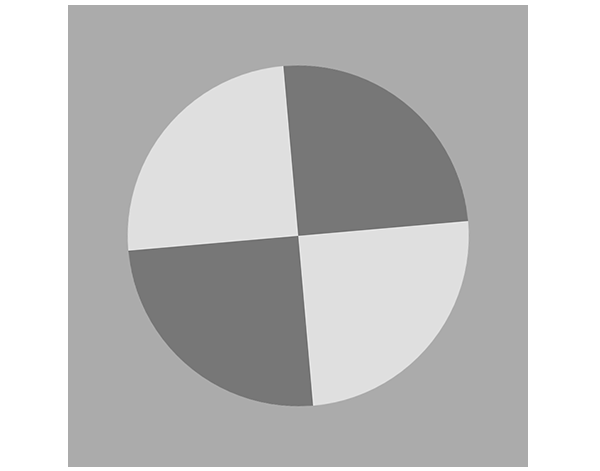
#> input picture SFRreg_pillared_tilted_trans.png, 600 x 471 px
$ python isolate_kernel.py
#> lines starting #> are read from the running program, lines starting #| are printed output that depends on the picture; after the words box and inside, x2 and y2 are one past the last pixel; in counts of white or black regions, pixels touching at a corner belong together
### sfr_detection_functions.py
import numpy as np
import cv2
import math
import matplotlib.pyplot as plt

def ring(im, n, edge='extend', asym=False):
    # Creates a ring of values around an image of thickness n
    x,y = im.shape
    b = np.zeros( (x+2*n,y+2*n) )
    if asym==True:
        b = np.zeros( (x+2*n + 1,y+2*n + 1) )
    b[n:(x+n),n:(y+n)] = im

    if edge =='extend':
        b[0:n,0:n] = im[0,0]
        b[(x+n):(x+2*n), (y+n):(y+2*n)] = im[x-1,y-1]
        b[(x+n):(x+2*n), 0:n] = im[x-1,0]
        b[0:n, (y+n):(y+2*n)] = im[0,y-1]

        b[0:n,n:(y+n)] = im[0,:]
        b[n:(x+n),0:n] = im[:,0:1]
        b[(x+n):(x+2*n),n:(y+n)] = im[(x-1),:]
        b[n:(x+n),(y+n):(y+2*n)] = im[:,(y-1):y]
    return b


def rescale(img):
    # Sets the scale of an image into integers from 0 to 255
    imin = img.min()
    img = img - imin
    imax = img.max()
    img = ((img/imax)*255).astype('uint8')
    return img

def apply_kernel(img, kernel):
    # Creates a mask by applying a kernal to an image img
    n = kernel.shape[0] - 1
    x,y = img.shape
    mask = np.ones( (x-n,y-n) )

    for i in range( 0, round(x-n)):
        for j in range( 0, round(y-n)):
            r1 = round(i+n+1)
            r2 = round(j+n+1)

            mask[i,j] = np.multiply( kernel, img[i:r1,j:r2] ).sum()

    mask = rescale(mask)

    return mask

def gauss_blur(img):
    img = ring(img, 2)
    k_gauss = 1/159*np.array([[2,4,5,4,2],[4,9,12,9,4],[5,12,15,12,5],[4,9,12,9,4],[2,4,5,4,2]])
    img_gauss = apply_kernel( img, k_gauss )
    return img_gauss

# [22 lines left out: function find_gradient, not called in this run]


def SFR_mask(img, reverse=False):
    # Apply SFR kernel to image
    img = ring(img, 4)
    k2 = np.array([1,1,1,1,0,-1,-1,-1,-1])

    k_SFR = 2*np.array([k2,k2,k2,k2,np.zeros((9,)),-k2,-k2,-k2,-k2])
    if reverse ==True:
        k_SFR = k_SFR[::-1]
    img_SFR = apply_kernel( img, k_SFR)
    return img_SFR

def SFR_locate(img_SFR, threshold):
    # Use SFR mask to find the most likely SFR locations

    co_x = list(np.where(img_SFR >= threshold)[0].tolist())
    co_y = list(np.where(img_SFR >= threshold)[1].tolist())
    loc_x = []
    loc_y = []

    for i in range( 0, len(co_x)):

        tgt = img_SFR[ co_x[i], co_y[i] ]
        if ( (co_x[i] < 15) | (co_x[i] > (img_SFR.shape[0]-15) )):
            pass
        elif ( (co_y[i] < 15) | (co_y[i] > (img_SFR.shape[1]-15))):
            pass
        elif tgt < img_SFR[ co_x[i] +1, co_y[i] ]:
            pass
        elif tgt < img_SFR[ co_x[i] -1, co_y[i] ]:
            pass
        elif tgt < img_SFR[ co_x[i], co_y[i]+1 ]:
            pass
        elif tgt < img_SFR[ co_x[i], co_y[i]-1 ]:
            pass
        elif tgt < img_SFR[ co_x[i]+1, co_y[i]+1 ]:
            pass
        elif tgt < img_SFR[ co_x[i]-1, co_y[i]-1 ]:
            pass
        elif tgt < img_SFR[ co_x[i]-1, co_y[i]+1 ]:
            pass
        elif tgt < img_SFR[ co_x[i]+1, co_y[i]-1 ]:
            pass
        else:
            loc_x.append( co_x[i] )
            loc_y.append( co_y[i] )
    loc_x = np.array( loc_x )
    loc_y = np.array( loc_y )

    return loc_x, loc_y


# [16 lines left out: function SFR_zoom, not called in this run]


def SFR_apply(img, loc_x, loc_y, Title='Image', sfr_mask='default'):
    if sfr_mask == 'default':
        sfr_mask = img
    plt.figure(Title)
    plt.imshow(img,'gray')
    plt.plot(loc_y,loc_x,'ro', markersize=7, markeredgewidth=1, markerfacecolor='None')
    for i in range(0, len(loc_x)):
        coord = 'x:' + str(loc_x[i]-10) + '\ny:' + str(loc_y[i]+10) + '\ni:' + str(sfr_mask[loc_x[i],loc_y[i]])
        plt.text( loc_y[i], loc_x[i], coord, color='blue')

def SFR_routine(img, threshold=200, plots =True):
    img_gauss = gauss_blur(img)
    img_SFR = SFR_mask(img_gauss)
    loc_x, loc_y = SFR_locate( img_SFR, threshold )
    SFR_apply(img, loc_x, loc_y, 'Source', img_SFR)
    SFR_apply(img_SFR, loc_x, loc_y, 'img_SFR')


### isolate_kernel.py
# -*- coding: utf-8 -*-
"""
Created on Fri Mar  9 15:28:27 2018

@author: Dustin
"""
import cv2
import sfr_detection_functions as sfr
import sys


sfr_reference = cv2.imread('SFRreg_pillared_tilted_trans.png',0)
#> sfr_reference is the input picture: shape (471, 600); min 95, max 255, mean 191.8
sfr.SFR_routine(sfr_reference)
#> in ring, `b[n:(x+n),n:(y+n)] = im`:
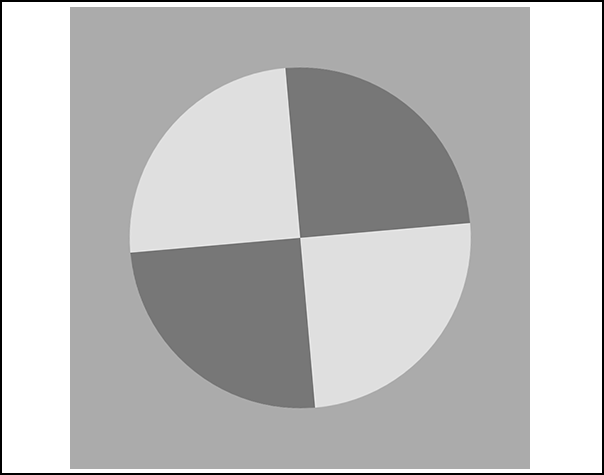
#> b: shape (475, 604) float64; min 0, max 255, mean 189
#> in ring, `b[0:n,0:n] = im[0,0]`: b: shape (475, 604) float64; under 0.01% of pixels changed, all inside (x1, y1, x2, y2) = (0, 0, 2, 2)
#> in ring, `b[(x+n):(x+2*n), (y+n):(y+2*n)] = im[x-1,y-1]`: b: shape (475, 604) float64; min 0, max 255, mean 189
#> in ring, `b[(x+n):(x+2*n), 0:n] = im[x-1,0]`: b: shape (475, 604) float64; min 0, max 255, mean 189
#> in ring, `b[0:n, (y+n):(y+2*n)] = im[0,y-1]`: b: shape (475, 604) float64; min 0, max 255, mean 189
#> in ring, `b[n:(x+n),(y+n):(y+2*n)] = im[:,(y-1):y]`:
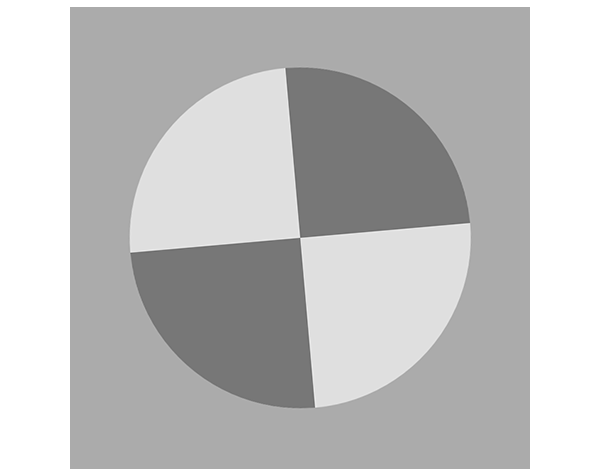
#> b: shape (475, 604) float64; min 95, max 255, mean 192.8
#> after the loop in apply_kernel, `for i in range( 0, round(x-n)):`:
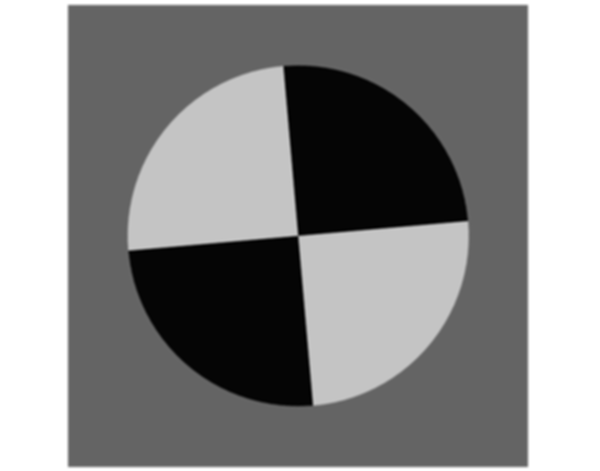
#> mask: shape (471, 600) float64; min 116, max 255, mean 191.8; drawn with min black and max white
#> in rescale, `imin = img.min()`: imin = 116
#> in rescale, `img = img - imin`:
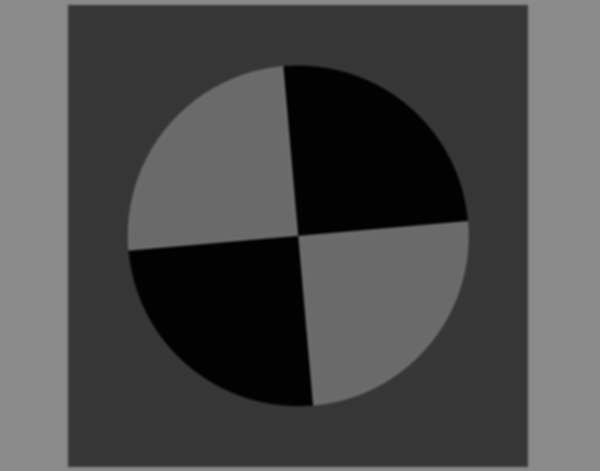
#> img: shape (471, 600) float64; min 0, max 139, mean 75.8
#> in rescale, `imax = img.max()`: imax = 139
#> call 2 of ring, with n = 4, edge = 'extend', asym = False
#> in ring (call 2), `b[n:(x+n),n:(y+n)] = im`:
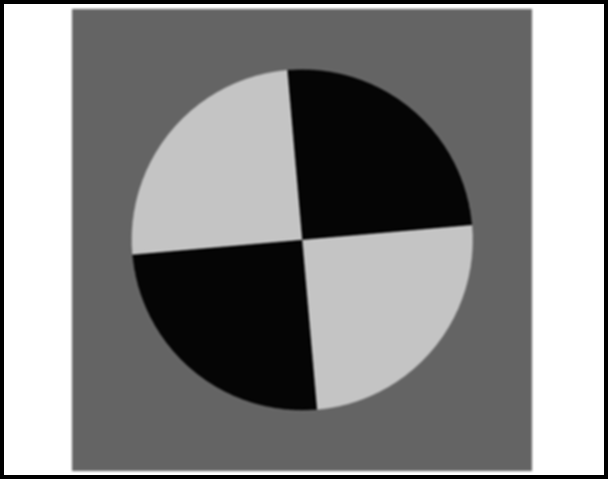
#> b: shape (479, 608) float64; min 0, max 255, mean 134.5
#> in ring (call 2), `b[0:n,0:n] = im[0,0]`: b: shape (479, 608) float64; 0.01% of pixels changed, all inside (x1, y1, x2, y2) = (0, 0, 4, 4)
#> in ring (call 2), `b[(x+n):(x+2*n), (y+n):(y+2*n)] = im[x-1,y-1]`: b: shape (479, 608) float64; min 0, max 255, mean 134.5
#> in ring (call 2), `b[(x+n):(x+2*n), 0:n] = im[x-1,0]`: b: shape (479, 608) float64; min 0, max 255, mean 134.6
#> in ring (call 2), `b[0:n, (y+n):(y+2*n)] = im[0,y-1]`: b: shape (479, 608) float64; min 0, max 255, mean 134.6
#> in ring (call 2), `b[n:(x+n),(y+n):(y+2*n)] = im[:,(y-1):y]`:
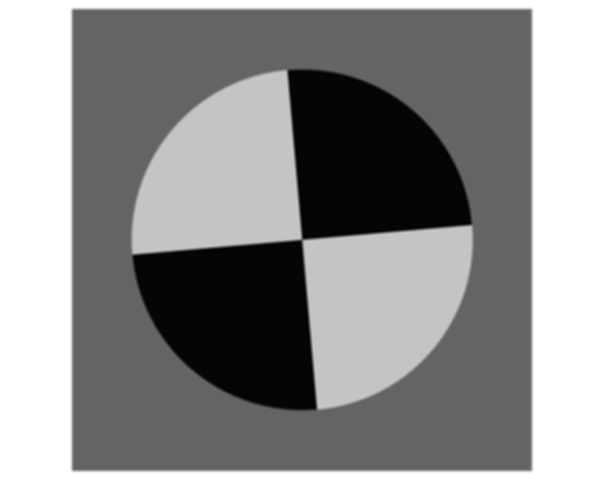
#> b: shape (479, 608) float64; min 0, max 255, mean 142.1
#> after the loop in apply_kernel (call 2), `for i in range( 0, round(x-n)):`:
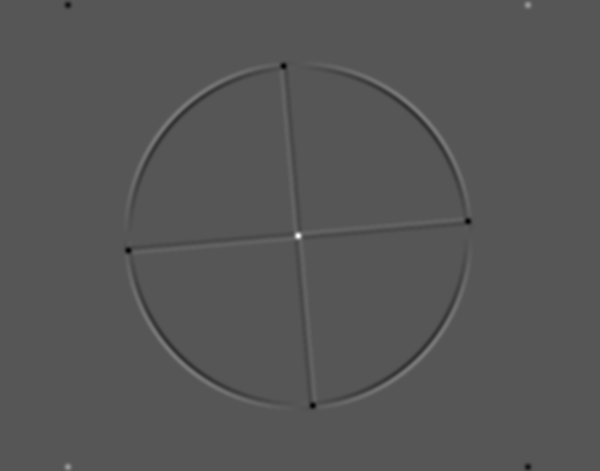
#> mask: shape (471, 600) float64; min -4842, max 9460, mean 0; drawn with min black and max white
#> in SFR_locate, `co_x = list(np.where(img_SFR >= threshold)[0].tolist())`: co_x = [234, 234, 234, 235, 235, 235, 235, 236, 236, 236, 236, 237, 237, 237]
#> in SFR_locate, `co_y = list(np.where(img_SFR >= threshold)[1].tolist())`: co_y = [297, 298, 299, 296, 297, 298, 299, 296, 297, 298, 299, 297, 298, 299]
#> the loop in SFR_locate, `for i in range( 0, len(co_x)): ` made 14 passes
#> tgt on passes 1 to 12: 225, 231, 212, 216, 248, 255, 233, 213, 244, 250, 229, 215
#> after the loop in SFR_locate, `for i in range( 0, len(co_x)):`: loc_x = [235]; loc_y = [298]
#> in SFR_routine, `loc_x, loc_y = SFR_locate( img_SFR, threshold )`: loc_x = [235]; loc_y = [298]
#> (the run stopped early here; a loop or call above may not have finished)
